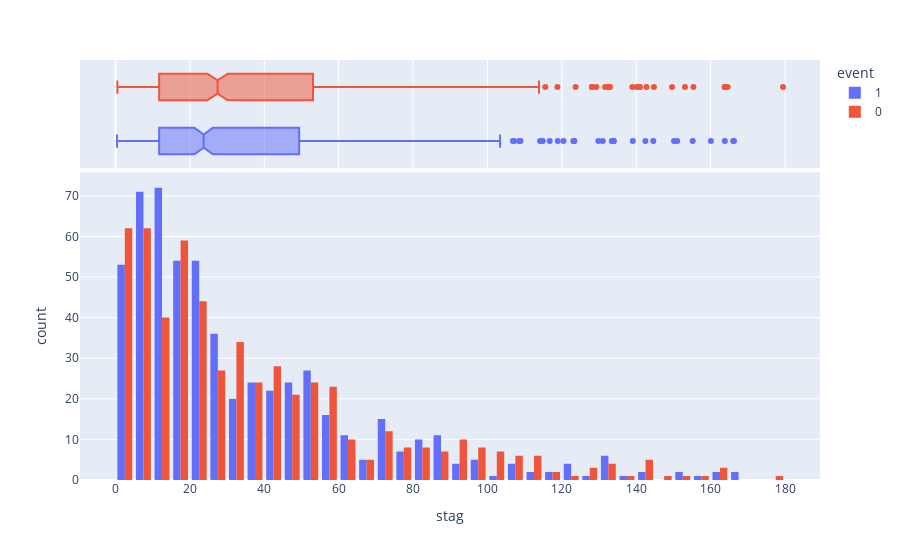

This figure's notebook cell:
### Code cell
fig = px.histogram(data, x="stag", color='event', marginal='box', barmode='group')
fig.show()

### Figure 1 — Plotly figure (JSON) as saved in the notebook; plotly's stock layout.template omitted (floating-point values rounded to 4 significant figures; data arrays with more than 128 entries replaced by an {"elided": "..."} marker saying what was removed)
{"data": [{"alignmentgroup": "True", "bingroup": "x", "hovertemplate": "event=1<br>stag=%{x}<br>count=%{y}<extra></extra>", "legendgroup": "1", "marker": {"color": "#636efa", "pattern": {"shape": ""}}, "name": "1", "offsetgroup": "1", "orientation": "v", "showlegend": true, "type": "histogram", "x": {"elided": "571 float values"}, "xaxis": "x", "yaxis": "y"}, {"alignmentgroup": "True", "hovertemplate": "event=1<br>stag=%{x}<extra></extra>", "legendgroup": "1", "marker": {"color": "#636efa"}, "name": "1", "notched": true, "offsetgroup": "1", "showlegend": false, "type": "box", "x": {"elided": "571 float values"}, "xaxis": "x2", "yaxis": "y2"}, {"alignmentgroup": "True", "bingroup": "x", "hovertemplate": "event=0<br>stag=%{x}<br>count=%{y}<extra></extra>", "legendgroup": "0", "marker": {"color": "#EF553B", "pattern": {"shape": ""}}, "name": "0", "offsetgroup": "0", "orientation": "v", "showlegend": true, "type": "histogram", "x": {"elided": "558 float values"}, "xaxis": "x", "yaxis": "y"}, {"alignmentgroup": "True", "hovertemplate": "event=0<br>stag=%{x}<extra></extra>", "legendgroup": "0", "marker": {"color": "#EF553B"}, "name": "0", "notched": true, "offsetgroup": "0", "showlegend": false, "type": "box", "x": {"elided": "558 float values"}, "xaxis": "x2", "yaxis": "y2"}], "layout": {"barmode": "group", "legend": {"title": {"text": "event"}, "tracegroupgap": 0}, "margin": {"t": 60}, "xaxis": {"anchor": "y", "domain": [0, 1], "title": {"text": "stag"}}, "xaxis2": {"anchor": "y2", "domain": [0, 1], "matches": "x", "showgrid": true, "showticklabels": false}, "yaxis": {"anchor": "x", "domain": [0, 0.7326], "title": {"text": "count"}}, "yaxis2": {"anchor": "x2", "domain": [0.7426, 1], "matches": "y2", "showgrid": false, "showline": false, "showticklabels": false, "ticks": ""}}}
